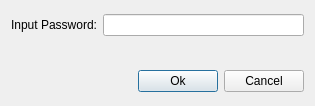
<?xml version="1.0" encoding="UTF-8"?>
<ui version="4.0">
 <class>LoginDlg</class>
 <widget class="QDialog" name="LoginDlg">
  <property name="geometry">
   <rect>
    <x>0</x>
    <y>0</y>
    <width>315</width>
    <height>106</height>
   </rect>
  </property>
  <property name="windowTitle">
   <string>Login</string>
  </property>
  <layout class="QGridLayout" name="gridLayout">
   <item row="0" column="0">
    <layout class="QHBoxLayout" name="horizontalLayout">
     <property name="topMargin">
      <number>3</number>
     </property>
     <property name="bottomMargin">
      <number>3</number>
     </property>
     <item>
      <widget class="QLabel" name="lblInput">
       <property name="text">
        <string>Input Password:</string>
       </property>
       <property name="alignment">
        <set>Qt::AlignRight|Qt::AlignTrailing|Qt::AlignVCenter</set>
       </property>
      </widget>
     </item>
     <item>
      <widget class="QLineEdit" name="editInput"/>
     </item>
    </layout>
   </item>
   <item row="1" column="0">
    <spacer name="verticalSpacer">
     <property name="orientation">
      <enum>Qt::Vertical</enum>
     </property>
     <property name="sizeHint" stdset="0">
      <size>
       <width>20</width>
       <height>26</height>
      </size>
     </property>
    </spacer>
   </item>
   <item row="2" column="0">
    <layout class="QHBoxLayout" name="horizontalLayout_2">
     <property name="topMargin">
      <number>3</number>
     </property>
     <property name="bottomMargin">
      <number>3</number>
     </property>
     <item>
      <spacer name="horizontalSpacer">
       <property name="orientation">
        <enum>Qt::Horizontal</enum>
       </property>
       <property name="sizeHint" stdset="0">
        <size>
         <width>40</width>
         <height>20</height>
        </size>
       </property>
      </spacer>
     </item>
     <item>
      <widget class="QPushButton" name="btnOk">
       <property name="text">
        <string>Ok</string>
       </property>
      </widget>
     </item>
     <item>
      <widget class="QPushButton" name="btnCancel">
       <property name="text">
        <string>Cancel</string>
       </property>
      </widget>
     </item>
    </layout>
   </item>
  </layout>
 </widget>
 <resources/>
 <connections/>
</ui>
